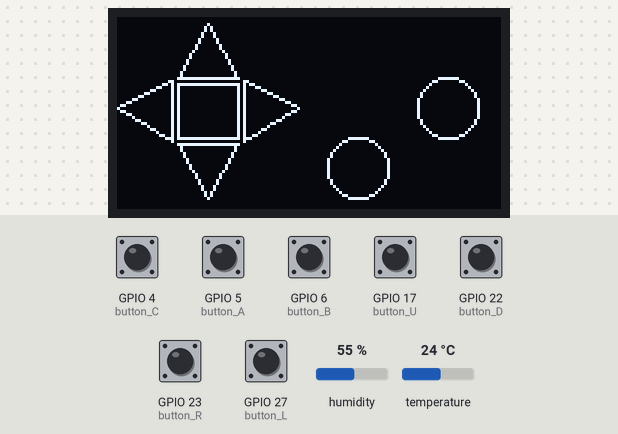
Bench run of a program on a simulated Raspberry Pi (BCM pin numbers). On the bench: 128×64 one-colour display. The inputs (shaded band) are chosen by the test bench; at power-on: GPIO 4 (button_C), GPIO 5 (button_A), GPIO 6 (button_B), GPIO 17 (button_U), GPIO 22 (button_D), GPIO 23 (button_R), GPIO 27 (button_L) HIGH, humidity 55 %, temperature 24 °C.

Above: at 1.2 s.
1.3 s: GPIO 4 (button_C) pulled LOW for 0.15 s
At 1.43 s:
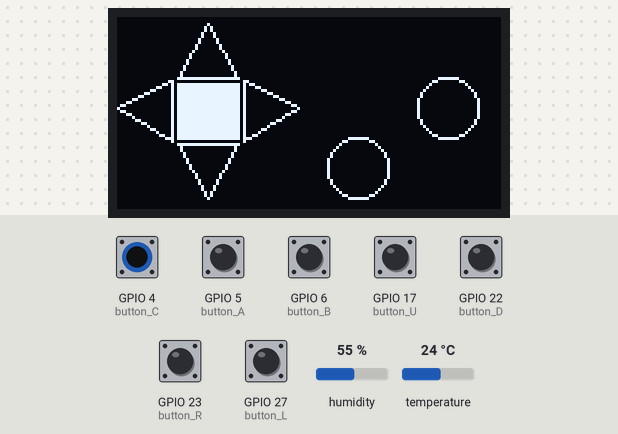
3.0 s: GPIO 5 (button_A) pulled LOW for 0.15 s
At 3.12 s:
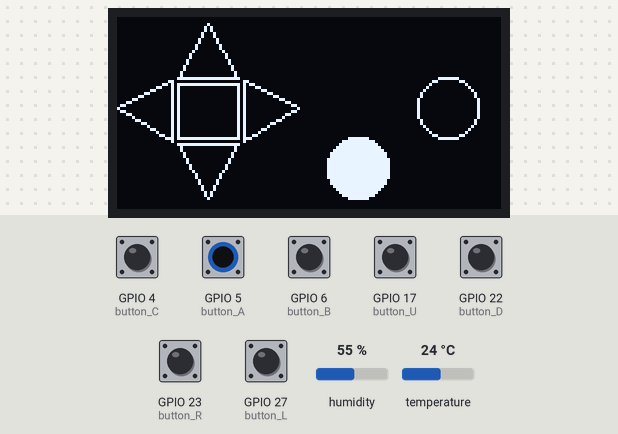
4.7 s: GPIO 6 (button_B) pulled LOW for 0.15 s
At 5.8 s:
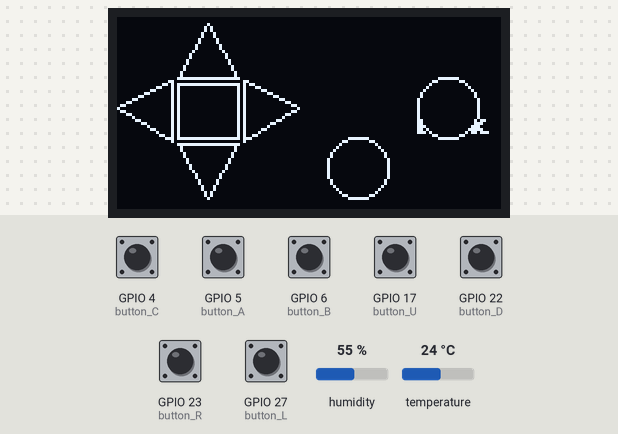
6.4 s: GPIO 17 (button_U) pulled LOW for 0.15 s
At 6.52 s:
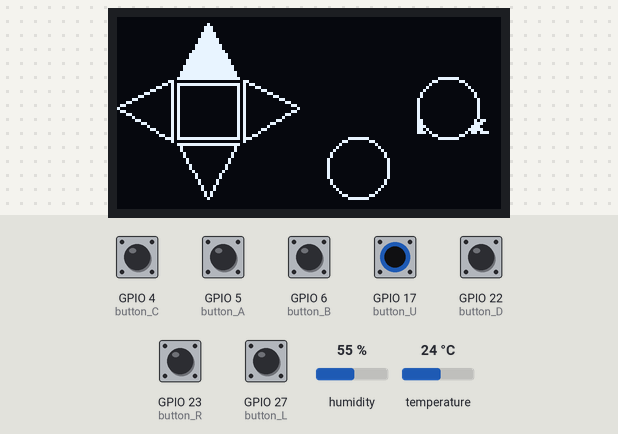
8.1 s: GPIO 22 (button_D) pulled LOW for 0.15 s
At 8.22 s:
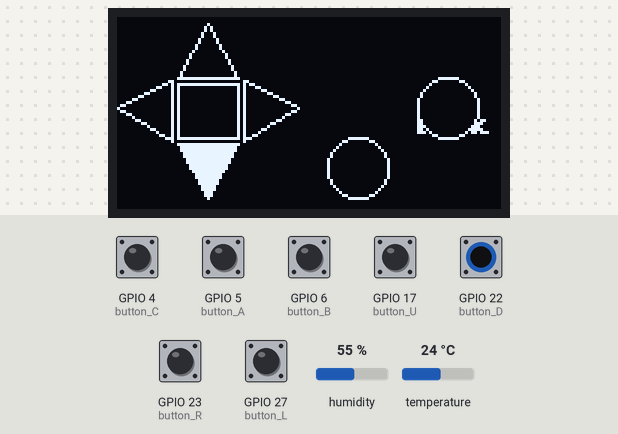
9.8 s: GPIO 23 (button_R) pulled LOW for 0.15 s
At 9.91 s:
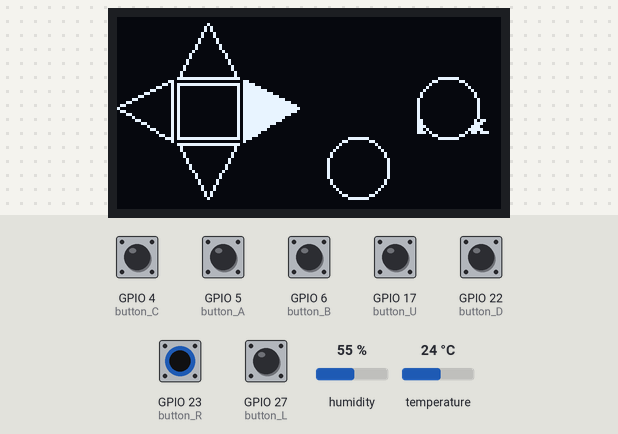
Timing chart, 0 to 12.5 s (numbered marks = the images above; inputs shaded):
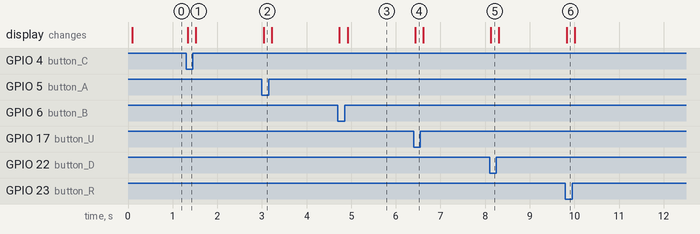

The program:

myBonnetButtons.py
```python
import time
import subprocess
import board
import busio
from digitalio import DigitalInOut, Direction, Pull
from PIL import Image, ImageDraw, ImageFont
from adafruit_htu21d import HTU21D
import adafruit_ssd1306

# Load the default font into object
font = ImageFont.load_default()

# Create the I2C interface.
i2c = busio.I2C(board.SCL, board.SDA)
sensor = HTU21D(i2c)

# Create the SSD1306 OLED class.
disp = adafruit_ssd1306.SSD1306_I2C(128, 64, i2c)


# Input pins:
button_A = DigitalInOut(board.D5)
button_A.direction = Direction.INPUT
button_A.pull = Pull.UP

button_B = DigitalInOut(board.D6)
button_B.direction = Direction.INPUT
button_B.pull = Pull.UP

button_L = DigitalInOut(board.D27)
button_L.direction = Direction.INPUT
button_L.pull = Pull.UP

button_R = DigitalInOut(board.D23)
button_R.direction = Direction.INPUT
button_R.pull = Pull.UP

button_U = DigitalInOut(board.D17)
button_U.direction = Direction.INPUT
button_U.pull = Pull.UP

button_D = DigitalInOut(board.D22)
button_D.direction = Direction.INPUT
button_D.pull = Pull.UP

button_C = DigitalInOut(board.D4)
button_C.direction = Direction.INPUT
button_C.pull = Pull.UP


# Clear display.
disp.fill(0)
disp.show()

# Create blank image for drawing.
# Make sure to create image with mode '1' for 1-bit color.
width = disp.width
height = disp.height
image = Image.new("1", (width, height))

# Get drawing object to draw on image.
draw = ImageDraw.Draw(image)

# Draw a black filled box to clear the image.
draw.rectangle((0, 0, width, height), outline=0, fill=0)

padding = -2
top = padding
bottom = height - padding

x = 0

while True:

    sensorTemp = sensor.temperature
    sensorRh = sensor.relative_humidity


    if button_U.value:  # button is released
        draw.polygon([(20, 20), (30, 2), (40, 20)], outline=255, fill=0)  # Up
    else:  # button is pressed:
        draw.polygon([(20, 20), (30, 2), (40, 20)], outline=255, fill=1)  # Up filled

    if button_L.value:  # button is released
        draw.polygon([(0, 30), (18, 21), (18, 41)], outline=255, fill=0)  # left
    else:  # button is pressed:
        draw.polygon([(0, 30), (18, 21), (18, 41)], outline=255, fill=1)  # left filled

    if button_R.value:  # button is released
        draw.polygon([(60, 30), (42, 21), (42, 41)], outline=255, fill=0)  # right
    else:  # button is pressed:
        draw.polygon([(60, 30), (42, 21), (42, 41)], outline=255, fill=1)  # right filled

    if button_D.value:  # button is released
        draw.polygon([(30, 60), (40, 42), (20, 42)], outline=255, fill=0)  # down
    else:  # button is pressed:
        draw.polygon([(30, 60), (40, 42), (20, 42)], outline=255, fill=1)  # down filled

    if button_C.value:  # button is released
        draw.rectangle((20, 22, 40, 40), outline=255, fill=0)  # center
    else:  # button is pressed:
        draw.rectangle((20, 22, 40, 40), outline=255, fill=1)  # center filled

    if button_A.value:  # button is released
        draw.ellipse((70, 40, 90, 60), outline=255, fill=0)  # A button
    else:  # button is pressed:
        draw.ellipse((70, 40, 90, 60), outline=255, fill=1)  # A button filled

    if button_B.value:  # button is released
        draw.ellipse((100, 20, 120, 40), outline=255, fill=0)  # B button
    else:  # button is pressed:
        draw.ellipse((100, 20, 120, 40), outline=255, fill=0)  # B button filled
	draw.text((100, 30), "Fuck you", font = font, fill = 255)

    if not button_A.value and not button_B.value and not button_C.value:
        catImage = Image.open("happycat_oled_64.ppm").convert("1")
        disp.image(catImage)
    else:
        # Display image.
        disp.image(image)

    disp.show()
```

Measured:
- after the input at 1.3 s, the display: changes at once (image 1)
- after the input at 3.0 s, the display: changes at once (image 2)
- after the input at 4.7 s, the display: first changes at once (image 3 shows a later state)
- after the input at 6.4 s, the display: changes at once (image 4)
- after the input at 8.1 s, the display: changes at once (image 5)
- after the input at 9.8 s, the display: changes at once (image 6)
